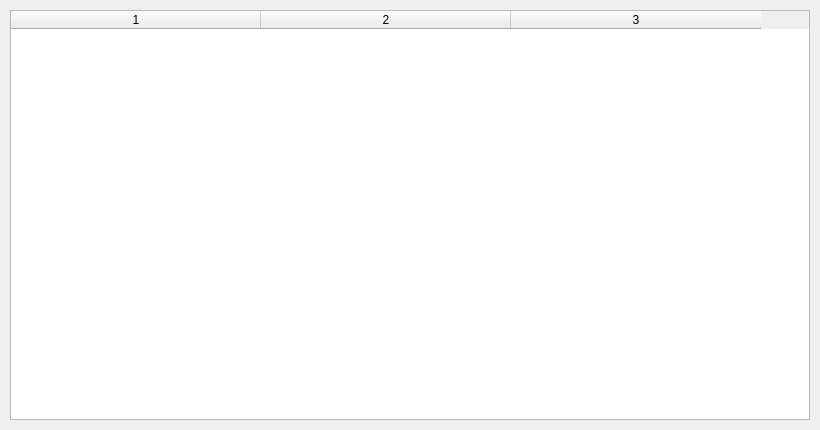
<?xml version="1.0" encoding="UTF-8"?>
<ui version="4.0">
 <class>QMicroClangResultTable</class>
 <widget class="QWidget" name="QMicroClangResultTable">
  <property name="geometry">
   <rect>
    <x>0</x>
    <y>0</y>
    <width>820</width>
    <height>430</height>
   </rect>
  </property>
  <property name="windowTitle">
   <string>Form</string>
  </property>
  <widget class="QTableWidget" name="tableWidget">
   <property name="geometry">
    <rect>
     <x>10</x>
     <y>10</y>
     <width>800</width>
     <height>410</height>
    </rect>
   </property>
   <property name="columnCount">
    <number>3</number>
   </property>
   <attribute name="horizontalHeaderDefaultSectionSize">
    <number>250</number>
   </attribute>
   <column/>
   <column/>
   <column/>
  </widget>
 </widget>
 <resources/>
 <connections/>
</ui>
